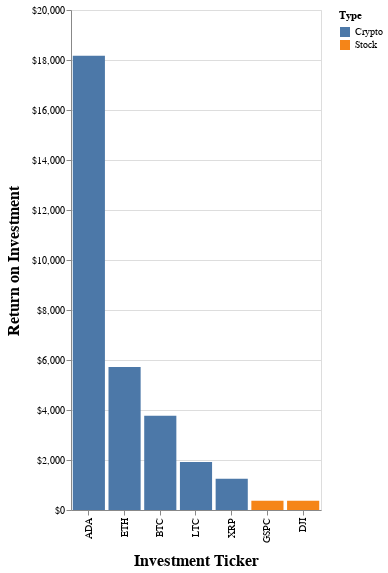

The cell this chart's notebook holds for it:
### Code cell
roi_df = pd.DataFrame(data)

slider = alt.binding_range(min=1, max=100000, step=500, name='Investment Amount:')
selector = alt.selection_single(name='investment', fields=['amount'], bind=slider, init={'amount': 500})

roi_bar = alt.Chart(roi_df).mark_bar().encode(
    x=alt.X(
        'ticker:N',
        sort='-y',
        axis=alt.Axis(title='Investment Ticker')
    ),
    y=alt.Y(
        'roi:Q',
        axis=alt.Axis(format='$,.0f', title='Return on Investment')
    ),
    color='type:N',
    order='roi:Q'
).add_selection(
    selector
).properties(
    width=250,
    height=600
)

roi_bar = alt.Chart(roi_df).mark_bar().add_selection(
    selector
).transform_calculate(
    return_on_investment='datum.roi_pct * investment.amount'
).encode(
    x=alt.X(
        'ticker:N',
        sort='-y',
        axis=alt.Axis(title='Investment Ticker')
    ),
    y=alt.Y(
        'return_on_investment:Q',
        axis=alt.Axis(format='$,.0f', title='Return on Investment')
    ),
    color=alt.Color(
        'type:N',
        legend=alt.Legend(title='Type')
    ),
    order='roi:Q'
).configure_axis(
    titleFontSize=16,
    titlePadding=10
).properties(
    width=250,
    height=500
)

roi_bar

### Figure 1 — Vega-Lite specification as saved in the notebook (floating-point values rounded to 4 significant figures)
{"config": {"view": {"continuousWidth": 400, "continuousHeight": 300}, "axis": {"titleFontSize": 16, "titlePadding": 10}}, "data": {"name": "data-bb6daa073f8fc25dc1edec7c32771204"}, "mark": "bar", "encoding": {"color": {"type": "nominal", "field": "type", "legend": {"title": "Type"}}, "order": {"type": "quantitative", "field": "roi"}, "x": {"type": "nominal", "axis": {"title": "Investment Ticker"}, "field": "ticker", "sort": "-y"}, "y": {"type": "quantitative", "axis": {"format": "$,.0f", "title": "Return on Investment"}, "field": "return_on_investment"}}, "height": 500, "selection": {"investment": {"type": "single", "fields": ["amount"], "bind": {"input": "range", "max": 100000, "min": 1, "name": "Investment Amount:", "step": 500}, "init": {"amount": 500}}}, "transform": [{"calculate": "datum.roi_pct * investment.amount", "as": "return_on_investment"}], "width": 250, "$schema": "https://vega.github.io/schema/vega-lite/v4.8.1.json", "datasets": {"data-bb6daa073f8fc25dc1edec7c32771204": [{"ticker": "BTC", "roi_pct": 7.531, "roi": 8531.0, "initial_investment": 1000, "type": "Crypto"}, {"ticker": "ETH", "roi_pct": 11.44, "roi": 12440.0, "initial_investment": 1000, "type": "Crypto"}, {"ticker": "LTC", "roi_pct": 3.833, "roi": 4833.0, "initial_investment": 1000, "type": "Crypto"}, {"ticker": "ADA", "roi_pct": 36.33, "roi": 37330.0, "initial_investment": 1000, "type": "Crypto"}, {"ticker": "XRP", "roi_pct": 2.5, "roi": 3500.0, "initial_investment": 1000, "type": "Crypto"}, {"ticker": "DJI", "roi_pct": 0.7439, "roi": 1744.0, "initial_investment": 1000, "type": "Stock"}, {"ticker": "GSPC", "roi_pct": 0.7478, "roi": 1748.0, "initial_investment": 1000, "type": "Stock"}]}}
